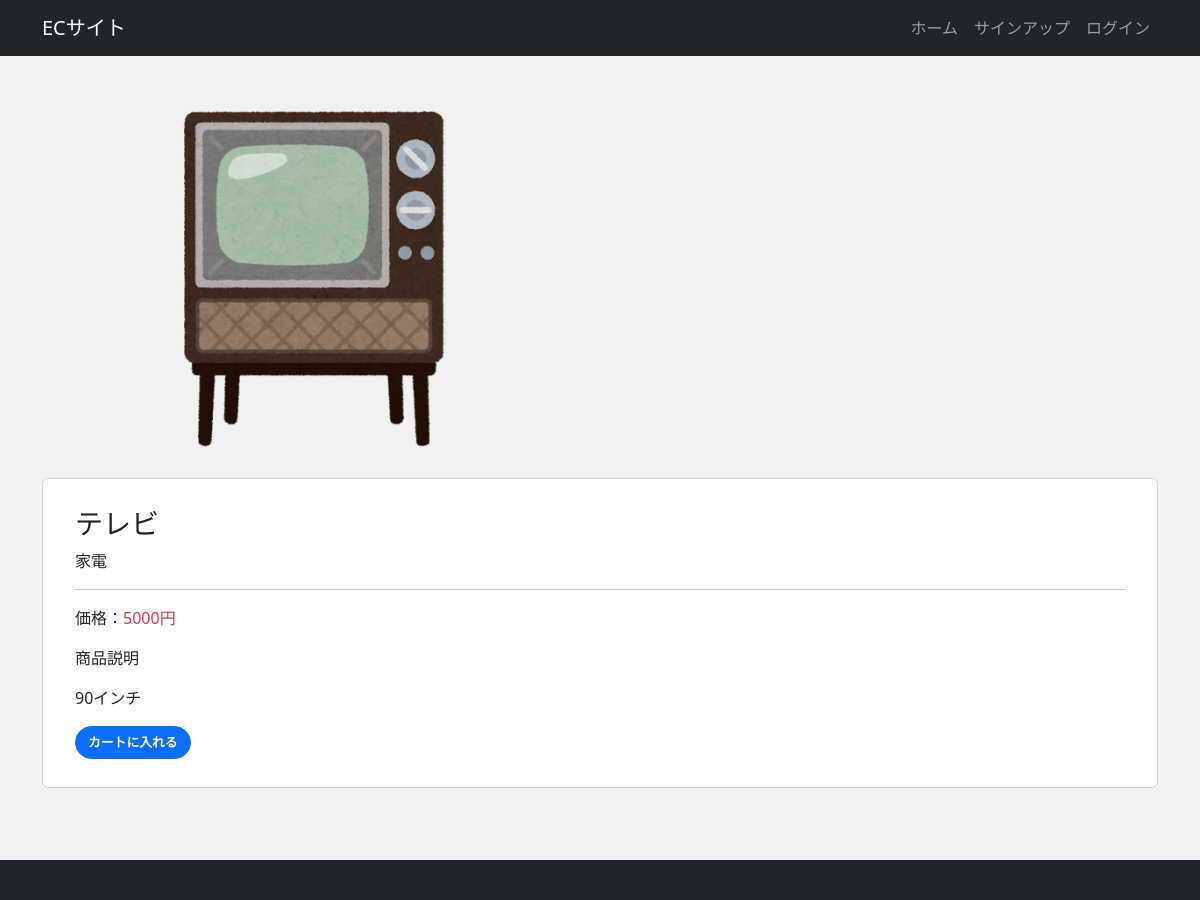
/product/tv, run on the app's committed database.
### app/models.py (models this page shows, shortened)
class Item(models.Model):
    title = models.CharField(max_length=100)
    price = models.IntegerField()
    category = models.CharField(max_length=100)
    slug = models.SlugField()
    description = models.TextField()
    image = models.ImageField(upload_to='images')

### app/views.py (the view)
# urls.py: path('product/<slug>', views.ItemDetailView.as_view(), name='product'),
class ItemDetailView(View):
    def get(self, request, *args, **kwargs):
        item_data = Item.objects.get(slug=self.kwargs['slug'])
        return render(request, 'app/product.html', {
            'item_data': item_data
        })

### app/templates/app/product.html
{% extends 'app/base.html' %}
{% block content %}
<div class="my-5">
    <div class="row product">
        <div class="col-6 mb-4 text-center">
            <img src="{{item_data.image.url}}" alt="" class="img-fluid">
        </div>
        <div class="col-mb-6 mb-4">
            <div class="card">
                <div class="card-body px-2 py-1">
                    <div class="p-4">
                        <h3>{{item_data.title}}</h3>
                        <p class="mb-3">{{item_data.category}}</p>
                        <hr>
                        <p>
                            価格：<span class="text-danger font-weight-bold">{{item_data.price}}円</span>
                        </p>
                        <p class="font-weight-bold">商品説明</p>
                        <p>{{item_data.description|linebreaksbr}}</p>
                        <a href="{% url 'additem' item_data.slug %}" class="btn btn-primary">カートに入れる</a>
                    </div>
                </div>
            </div>
        </div>
    </div>
</div>
{% endblock%}

### app/static/css/style.css (style rules this page uses)
* { margin: 0; padding: 0; box-sizing: border-box; }
body { background: #f1f1f1; display: flex; flex-flow: column; min-height: 100vh; }
.btn { font-size: 80%; border-radius: 5rem; font-weight: bold; }
.product img { height: 350px; object-fit: contain; }

### data on the page
Item: image (picture), title "テレビ", category "家電", price "5000", description "90インチ"
